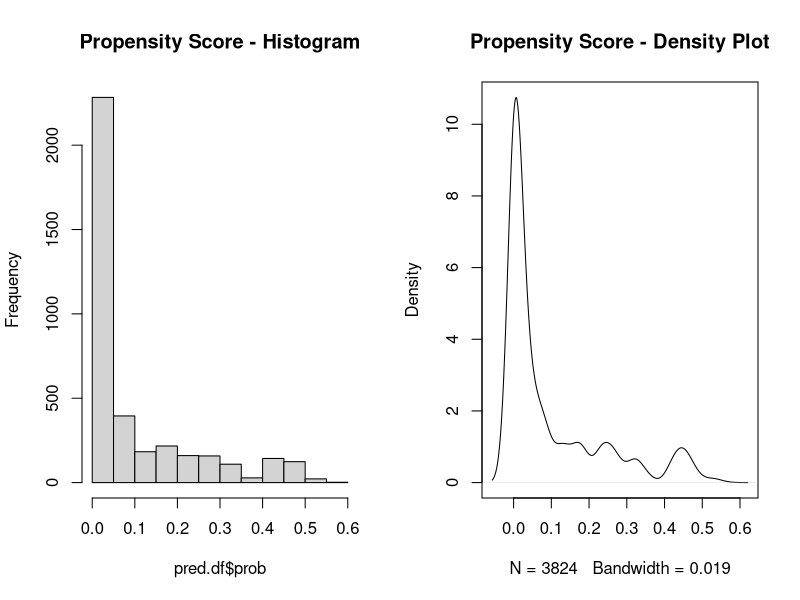

Write the R code that produced this figure. (Note: this script raises an error after producing the figure.)
# AdventureWorks Case Study
# Tarek Salhi


#### 1. Set up enviroment ####
setwd("C:/Users/tarek/Documents/Projects/Planning-Inc")
list.files()

#rm(list = ls()) # clean up enviroment before

install.packages("data.table")
install.packages("ggplot2")
install.packages("ROCR")
install.packages("caret")
install.packages("e1071")
library(data.table)
library(ggplot2)
library(ROCR)
library(caret)
library(e1071)


#### 2. Pre-Processing data ####
df <- as.data.frame(fread("ts_customerbase.csv", na.strings='NULL'))
#str(df)
#summary(df)
table(df$Road250_Flag)
# 0     1 
#17264  1855 => unbalanced dataset (1%)


# Remove unneeded variables
to.remove <- c("Age","Total_Spend","Total_Qty")
`%not.in%` <- Negate(`%in%`)
df <- subset(df,select = names(df) %not.in% to.remove)

# Convert categorical variables to nominal integers
df$age_band <-  as.numeric(factor(df$age_band))
df$MaritalStatus <- as.numeric(factor(df$MaritalStatus))

# Missing Values
n <- nrow(df)
missing <- as.data.frame(sapply(df,function(x) sum(is.na(x)) / n)) ##check % N/A's missing from each variable
write.csv(missing, file = "missing_data.csv", row.names=FALSE)


# Manually convert NA's with the median 
df$age_band[is.na(df$age_band)] <- median(df$age_band, na.rm = T)
df$HomeOwnerFlag[is.na(df$HomeOwnerFlag)] <- median(df$HomeOwnerFlag, na.rm=T)
df$MaritalStatus[is.na(df$MaritalStatus)] <- median(df$MaritalStatus, na.rm=T)
df$NumberCarsOwned[is.na(df$NumberCarsOwned)] <- median(df$NumberCarsOwned, na.rm=T)
df$TotalChildren[is.na(df$TotalChildren)] <- median(df$NumberCarsOwned, na.rm=T)
df$Tenure[is.na(df$Tenure)] <- round(mean(df$Tenure, na.rm=TRUE))


# Calculate correlation pairs - then remove unneeded variables
cor.matrix <- cor(na.omit(df[,-c(1,3)])) # online shopper excluded as it contains zero variance once NAs are removed

cutoff <- 0.75
names <- colnames(cor.matrix)
check <- matrix(NA, 18, 18)
k = 1
for (i in 1:ncol(cor.matrix)) 
{
  l = 1
  for (j in 1:nrow(cor.matrix))
  { 
    if ( (i!=j) & (abs(cor.matrix[i,j]) >= cutoff))  
    {
      l = l + 1
      check[k, l] = names[j]
    }
  } #j 
  if (l > 1)
  {
    check[k, 1] =  names[i]
    print(check[k,1:l]) # print correlation pairs
    k = k + 1  
  }
} #i

# Investigate any correlated variables if any



#### 3. Split data into train/test set ####
s <- 0.8 # set sample size
smp_size <- floor(s * nrow(df))

set.seed(123) # set the seed to make your partition reproductible
train_index <- sample(seq_len(nrow(df)), size = smp_size)
train <- df[train_index, ]
test <- df[-train_index, ]


##### 4. Create Logistic Regression Model #####
fit <- glm(Road250_Flag~
             Online_Shopper
           + gender
           + HomeOwnerFlag
           + MaritalStatus
           + NumberCarsOwned
           + TotalChildren
           + Tenure
           + age_band
           + Spend_Percentile
           + Qty_Percentile
              
            ,data=train
            ,family=binomial()
            ,control = list(maxit = 50)
           )

# Perform backward stepwise variable selection based on AIC
fit.back <- step(fit)
formula(fit.back)
summary(fit.back)


ps.model <- step(fit)
summary(ps.model)

# Create predictions
pred.df <- data.frame(CustomerID=test$CustomerID, Road250_Flag=test$Road250_Flag) #  store results here
pred.df$prob <- predict(fit.back, newdata=test, type="response")

# Investigate score distribution and set threshold cut-off
par(mfrow=c(1,2)) # set graphics display dimensions
hist(pred.df$prob, main = "Propensity Score - Histogram") 
plot(density(pred.df$prob), main = "Propensity Score - Density Plot")

t <- 0.1 # threshold for which probabilities will be classified 0 or 1
pred.df$pred <- ifelse(pred.df$prob > t, 1, 0)
write.csv(pred.df, file = "Road250_predictions.csv", row.names=FALSE)



##### 5. Model Accuracy #####
con.matrix <- confusionMatrix(pred.df$pred, pred.df$Road250_Flag)
con.matrix

#con.matrix$byClass
#con.matrix$table[1]

# Calculate AUC and plot ROC curve
pred <- prediction(pred.df$prob, pred.df$Road250_Flag)
perf <- performance(pred, measure = "tpr", x.measure = "fpr")

auc <- performance(pred, measure = "auc")
auc <- auc@y.values[[1]]
auc

gini <- 2*auc -1 # a gini coefficient of greather than 0.6 represents a good model

roc.data <- data.frame(fpr=unlist(perf@x.values),
                       tpr=unlist(perf@y.values),
                       model="GLM")

ggplot(roc.data, aes(x=fpr, ymin=0, ymax=tpr)) +
  geom_ribbon(alpha=0.2) +
  geom_line(aes(y=tpr)) +
  ggtitle(paste0("ROC Curve w/ AUC = ", round(auc,5)))


##### 6. Deploymemt - Score entire base #####

save(fit.back, file = "my_model.rda")
#load("my_model1.rda")

score.df <- data.frame(CustomerID=df$CustomerID, Prop_Score = predict(fit.back, newdata = df, type="response"))
write.csv(score.df, file = "final_scores.csv", row.names=FALSE)
